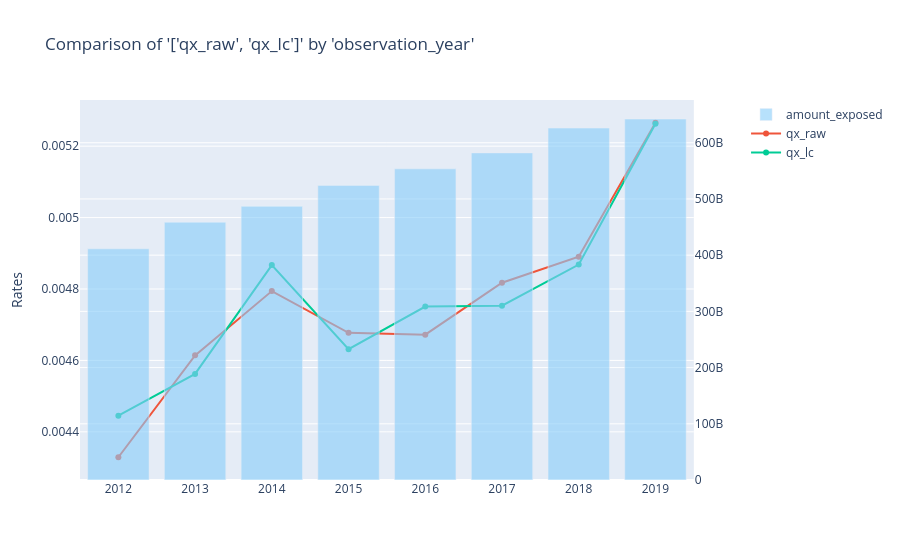

Source (notebook cell):
### Code cell
charters.compare_rates(
    model_data,
    x_axis="observation_year",
    rates=["qx_raw", "qx_lc"],
    weights=["amount_exposed"],
    secondary="amount_exposed",
)

### Figure 1 — Plotly figure (JSON) as saved in the notebook; plotly's stock layout.template omitted (floating-point values rounded to 4 significant figures)
{"data": [{"marker": {"color": "rgba(135, 206, 250, 0.6)"}, "name": "amount_exposed", "type": "bar", "x": [2012, 2013, 2014, 2015, 2016, 2017, 2018, 2019], "xaxis": "x", "y": [411300000000.0, 458700000000.0, 486900000000.0, 524100000000.0, 553500000000.0, 582000000000.0, 626100000000.0, 642300000000.0], "yaxis": "y2"}, {"mode": "lines+markers", "name": "qx_raw", "type": "scatter", "x": [2012, 2013, 2014, 2015, 2016, 2017, 2018, 2019], "xaxis": "x", "y": [0.004329, 0.004614, 0.004794, 0.004677, 0.004672, 0.004818, 0.00489, 0.005266], "yaxis": "y"}, {"mode": "lines+markers", "name": "qx_lc", "type": "scatter", "x": [2012, 2013, 2014, 2015, 2016, 2017, 2018, 2019], "xaxis": "x", "y": [0.004445, 0.004562, 0.004867, 0.004631, 0.004751, 0.004753, 0.004869, 0.005263], "yaxis": "y"}], "layout": {"title": {"text": "Comparison of '['qx_raw', 'qx_lc']' by 'observation_year'"}, "xaxis": {"anchor": "y", "domain": [0, 0.94]}, "yaxis": {"anchor": "x", "domain": [0, 1], "title": {"text": "Rates"}, "type": "-"}, "yaxis2": {"anchor": "x", "overlaying": "y", "side": "right"}}}
